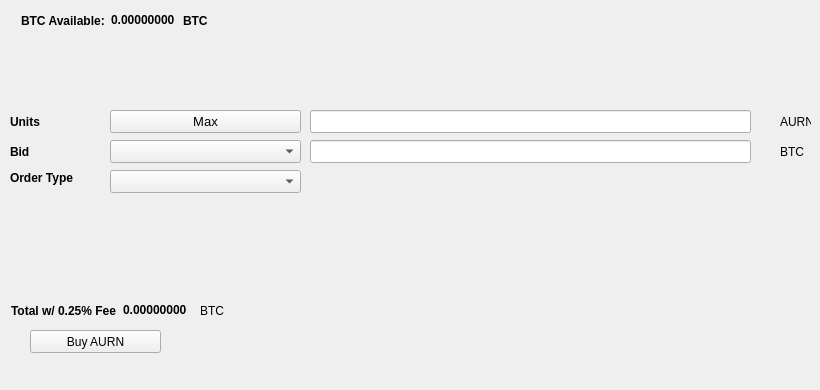
   <widget class="QWidget" name="BuyTab">
    <attribute name="title">
     <string>Buy</string>
    </attribute>
    <widget class="QPushButton" name="BuyAURN">
     <property name="geometry">
      <rect>
       <x>30</x>
       <y>330</y>
       <width>131</width>
       <height>23</height>
      </rect>
     </property>
     <property name="text">
      <string>Buy AURN</string>
     </property>
     <property name="icon">
      <iconset resource="../bitcoin.qrc">
       <normaloff>:/icons/bitcoin</normaloff>:/icons/bitcoin</iconset>
     </property>
    </widget>
    <widget class="QLabel" name="label_3">
     <property name="geometry">
      <rect>
       <x>10</x>
       <y>110</y>
       <width>46</width>
       <height>23</height>
      </rect>
     </property>
     <property name="font">
      <font>
       <weight>75</weight>
       <bold>true</bold>
      </font>
     </property>
     <property name="text">
      <string>Units</string>
     </property>
    </widget>
    <widget class="QLineEdit" name="UnitsInput">
     <property name="geometry">
      <rect>
       <x>310</x>
       <y>110</y>
       <width>441</width>
       <height>23</height>
      </rect>
     </property>
     <property name="font">
      <font>
       <pointsize>9</pointsize>
       <weight>75</weight>
       <bold>true</bold>
      </font>
     </property>
    </widget>
    <widget class="QLineEdit" name="BuyBidPriceEdit">
     <property name="geometry">
      <rect>
       <x>310</x>
       <y>140</y>
       <width>441</width>
       <height>23</height>
      </rect>
     </property>
     <property name="font">
      <font>
       <pointsize>9</pointsize>
       <weight>75</weight>
       <bold>true</bold>
      </font>
     </property>
    </widget>
    <widget class="QLabel" name="label_4">
     <property name="geometry">
      <rect>
       <x>780</x>
       <y>110</y>
       <width>31</width>
       <height>23</height>
      </rect>
     </property>
     <property name="text">
      <string>AURN</string>
     </property>
    </widget>
    <widget class="QLabel" name="label_5">
     <property name="geometry">
      <rect>
       <x>780</x>
       <y>140</y>
       <width>31</width>
       <height>23</height>
      </rect>
     </property>
     <property name="text">
      <string>BTC</string>
     </property>
    </widget>
    <widget class="QLabel" name="label_6">
     <property name="geometry">
      <rect>
       <x>10</x>
       <y>140</y>
       <width>46</width>
       <height>23</height>
      </rect>
     </property>
     <property name="font">
      <font>
       <weight>75</weight>
       <bold>true</bold>
      </font>
     </property>
     <property name="text">
      <string>Bid</string>
     </property>
    </widget>
    <widget class="QLabel" name="label_7">
     <property name="geometry">
      <rect>
       <x>10</x>
       <y>170</y>
       <width>91</width>
       <height>16</height>
      </rect>
     </property>
     <property name="font">
      <font>
       <weight>75</weight>
       <bold>true</bold>
      </font>
     </property>
     <property name="text">
      <string>Order Type</string>
     </property>
    </widget>
    <widget class="QPushButton" name="Buy_Max_Amount">
     <property name="geometry">
      <rect>
       <x>110</x>
       <y>110</y>
       <width>191</width>
       <height>23</height>
      </rect>
     </property>
     <property name="font">
      <font>
       <pointsize>10</pointsize>
      </font>
     </property>
     <property name="text">
      <string>Max</string>
     </property>
    </widget>
    <widget class="QComboBox" name="BuyBidcomboBox">
     <property name="geometry">
      <rect>
       <x>110</x>
       <y>140</y>
       <width>191</width>
       <height>23</height>
      </rect>
     </property>
     <property name="font">
      <font>
       <pointsize>10</pointsize>
      </font>
     </property>
    </widget>
    <widget class="QComboBox" name="buyOrdertypeCombo">
     <property name="geometry">
      <rect>
       <x>110</x>
       <y>170</y>
       <width>191</width>
       <height>23</height>
      </rect>
     </property>
     <property name="font">
      <font>
       <pointsize>10</pointsize>
      </font>
     </property>
    </widget>
    <widget class="QWidget" name="layoutWidget1">
     <property name="geometry">
      <rect>
       <x>21</x>
       <y>11</y>
       <width>227</width>
       <height>19</height>
      </rect>
     </property>
     <layout class="QHBoxLayout" name="horizontalLayout_3">
      <item>
       <widget class="QLabel" name="label232">
        <property name="font">
         <font>
          <weight>75</weight>
          <bold>true</bold>
         </font>
        </property>
        <property name="text">
         <string>BTC Available:</string>
        </property>
       </widget>
      </item>
      <item>
       <widget class="QLabel" name="BtcAvailableLbl">
        <property name="palette">
         <palette>
          <active>
           <colorrole role="WindowText">
            <brush brushstyle="SolidPattern">
             <color alpha="255">
              <red>0</red>
              <green>0</green>
              <blue>0</blue>
             </color>
            </brush>
           </colorrole>
           <colorrole role="Button">
            <brush brushstyle="SolidPattern">
             <color alpha="255">
              <red>0</red>
              <green>170</green>
              <blue>0</blue>
             </color>
            </brush>
           </colorrole>
           <colorrole role="Light">
            <brush brushstyle="SolidPattern">
             <color alpha="255">
              <red>0</red>
              <green>255</green>
              <blue>0</blue>
             </color>
            </brush>
           </colorrole>
           <colorrole role="Midlight">
            <brush brushstyle="SolidPattern">
             <color alpha="255">
              <red>0</red>
              <green>212</green>
              <blue>0</blue>
             </color>
            </brush>
           </colorrole>
           <colorrole role="Dark">
            <brush brushstyle="SolidPattern">
             <color alpha="255">
              <red>0</red>
              <green>85</green>
              <blue>0</blue>
             </color>
            </brush>
           </colorrole>
           <colorrole role="Mid">
            <brush brushstyle="SolidPattern">
             <color alpha="255">
              <red>0</red>
              <green>113</green>
              <blue>0</blue>
             </color>
            </brush>
           </colorrole>
           <colorrole role="Text">
            <brush brushstyle="SolidPattern">
             <color alpha="255">
              <red>0</red>
              <green>170</green>
              <blue>0</blue>
             </color>
            </brush>
           </colorrole>
           <colorrole role="BrightText">
            <brush brushstyle="SolidPattern">
             <color alpha="255">
              <red>255</red>
              <green>255</green>
              <blue>255</blue>
             </color>
            </brush>
           </colorrole>
           <colorrole role="ButtonText">
            <brush brushstyle="SolidPattern">
             <color alpha="255">
              <red>0</red>
              <green>0</green>
              <blue>0</blue>
             </color>
            </brush>
           </colorrole>
           <colorrole role="Base">
            <brush brushstyle="SolidPattern">
             <color alpha="255">
              <red>255</red>
              <green>255</green>
              <blue>255</blue>
             </color>
            </brush>
           </colorrole>
           <colorrole role="Window">
            <brush brushstyle="SolidPattern">
             <color alpha="255">
              <red>0</red>
              <green>170</green>
              <blue>0</blue>
             </color>
            </brush>
           </colorrole>
           <colorrole role="Shadow">
            <brush brushstyle="SolidPattern">
             <color alpha="255">
              <red>0</red>
              <green>0</green>
              <blue>0</blue>
             </color>
            </brush>
           </colorrole>
           <colorrole role="AlternateBase">
            <brush brushstyle="SolidPattern">
             <color alpha="255">
              <red>127</red>
              <green>212</green>
              <blue>127</blue>
             </color>
            </brush>
           </colorrole>
           <colorrole role="ToolTipBase">
            <brush brushstyle="SolidPattern">
             <color alpha="255">
              <red>255</red>
              <green>255</green>
              <blue>220</blue>
             </color>
            </brush>
           </colorrole>
           <colorrole role="ToolTipText">
            <brush brushstyle="SolidPattern">
             <color alpha="255">
              <red>0</red>
              <green>0</green>
              <blue>0</blue>
             </color>
            </brush>
           </colorrole>
          </active>
          <inactive>
           <colorrole role="WindowText">
            <brush brushstyle="SolidPattern">
             <color alpha="255">
              <red>0</red>
              <green>0</green>
              <blue>0</blue>
             </color>
            </brush>
           </colorrole>
           <colorrole role="Button">
            <brush brushstyle="SolidPattern">
             <color alpha="255">
              <red>0</red>
              <green>170</green>
              <blue>0</blue>
             </color>
            </brush>
           </colorrole>
           <colorrole role="Light">
            <brush brushstyle="SolidPattern">
             <color alpha="255">
              <red>0</red>
              <green>255</green>
              <blue>0</blue>
             </color>
            </brush>
           </colorrole>
           <colorrole role="Midlight">
            <brush brushstyle="SolidPattern">
             <color alpha="255">
              <red>0</red>
              <green>212</green>
              <blue>0</blue>
             </color>
            </brush>
           </colorrole>
           <colorrole role="Dark">
            <brush brushstyle="SolidPattern">
             <color alpha="255">
              <red>0</red>
              <green>85</green>
              <blue>0</blue>
             </color>
            </brush>
           </colorrole>
           <colorrole role="Mid">
            <brush brushstyle="SolidPattern">
             <color alpha="255">
              <red>0</red>
              <green>113</green>
              <blue>0</blue>
             </color>
            </brush>
           </colorrole>
           <colorrole role="Text">
            <brush brushstyle="SolidPattern">
             <color alpha="255">
              <red>0</red>
              <green>170</green>
              <blue>0</blue>
             </color>
            </brush>
           </colorrole>
           <colorrole role="BrightText">
            <brush brushstyle="SolidPattern">
             <color alpha="255">
              <red>255</red>
              <green>255</green>
              <blue>255</blue>
             </color>
            </brush>
           </colorrole>
           <colorrole role="ButtonText">
            <brush brushstyle="SolidPattern">
             <color alpha="255">
              <red>0</red>
              <green>0</green>
              <blue>0</blue>
             </color>
            </brush>
           </colorrole>
           <colorrole role="Base">
            <brush brushstyle="SolidPattern">
             <color alpha="255">
              <red>255</red>
              <green>255</green>
              <blue>255</blue>
             </color>
            </brush>
           </colorrole>
           <colorrole role="Window">
            <brush brushstyle="SolidPattern">
             <color alpha="255">
              <red>0</red>
              <green>170</green>
              <blue>0</blue>
             </color>
            </brush>
           </colorrole>
           <colorrole role="Shadow">
            <brush brushstyle="SolidPattern">
             <color alpha="255">
              <red>0</red>
              <green>0</green>
              <blue>0</blue>
             </color>
            </brush>
           </colorrole>
           <colorrole role="AlternateBase">
            <brush brushstyle="SolidPattern">
             <color alpha="255">
              <red>127</red>
              <green>212</green>
              <blue>127</blue>
             </color>
            </brush>
           </colorrole>
           <colorrole role="ToolTipBase">
            <brush brushstyle="SolidPattern">
             <color alpha="255">
              <red>255</red>
              <green>255</green>
              <blue>220</blue>
             </color>
            </brush>
           </colorrole>
           <colorrole role="ToolTipText">
            <brush brushstyle="SolidPattern">
             <color alpha="255">
              <red>0</red>
              <green>0</green>
              <blue>0</blue>
             </color>
            </brush>
           </colorrole>
          </inactive>
          <disabled>
           <colorrole role="WindowText">
            <brush brushstyle="SolidPattern">
             <color alpha="255">
              <red>0</red>
              <green>85</green>
              <blue>0</blue>
             </color>
            </brush>
           </colorrole>
           <colorrole role="Button">
            <brush brushstyle="SolidPattern">
             <color alpha="255">
              <red>0</red>
              <green>170</green>
              <blue>0</blue>
             </color>
            </brush>
           </colorrole>
           <colorrole role="Light">
            <brush brushstyle="SolidPattern">
             <color alpha="255">
              <red>0</red>
              <green>255</green>
              <blue>0</blue>
             </color>
            </brush>
           </colorrole>
           <colorrole role="Midlight">
            <brush brushstyle="SolidPattern">
             <color alpha="255">
              <red>0</red>
              <green>212</green>
              <blue>0</blue>
             </color>
            </brush>
           </colorrole>
           <colorrole role="Dark">
            <brush brushstyle="SolidPattern">
             <color alpha="255">
              <red>0</red>
              <green>85</green>
              <blue>0</blue>
             </color>
            </brush>
           </colorrole>
           <colorrole role="Mid">
            <brush brushstyle="SolidPattern">
             <color alpha="255">
              <red>0</red>
              <green>113</green>
              <blue>0</blue>
             </color>
            </brush>
           </colorrole>
           <colorrole role="Text">
            <brush brushstyle="SolidPattern">
             <color alpha="255">
              <red>0</red>
              <green>85</green>
              <blue>0</blue>
             </color>
            </brush>
           </colorrole>
           <colorrole role="BrightText">
            <brush brushstyle="SolidPattern">
             <color alpha="255">
              <red>255</red>
              <green>255</green>
              <blue>255</blue>
             </color>
            </brush>
           </colorrole>
           <colorrole role="ButtonText">
            <brush brushstyle="SolidPattern">
             <color alpha="255">
              <red>0</red>
              <green>85</green>
              <blue>0</blue>
             </color>
            </brush>
           </colorrole>
           <colorrole role="Base">
            <brush brushstyle="SolidPattern">
             <color alpha="255">
              <red>0</red>
              <green>170</green>
              <blue>0</blue>
             </color>
            </brush>
           </colorrole>
           <colorrole role="Window">
            <brush brushstyle="SolidPattern">
             <color alpha="255">
              <red>0</red>
              <green>170</green>
              <blue>0</blue>
             </color>
            </brush>
           </colorrole>
           <colorrole role="Shadow">
            <brush brushstyle="SolidPattern">
             <color alpha="255">
              <red>0</red>
              <green>0</green>
              <blue>0</blue>
             </color>
            </brush>
           </colorrole>
           <colorrole role="AlternateBase">
            <brush brushstyle="SolidPattern">
             <color alpha="255">
              <red>0</red>
              <green>170</green>
              <blue>0</blue>
             </color>
            </brush>
           </colorrole>
           <colorrole role="ToolTipBase">
            <brush brushstyle="SolidPattern">
             <color alpha="255">
              <red>255</red>
              <green>255</green>
              <blue>220</blue>
             </color>
            </brush>
           </colorrole>
           <colorrole role="ToolTipText">
            <brush brushstyle="SolidPattern">
             <color alpha="255">
              <red>0</red>
              <green>0</green>
              <blue>0</blue>
             </color>
            </brush>
           </colorrole>
          </disabled>
         </palette>
        </property>
        <property name="font">
         <font>
          <weight>75</weight>
          <bold>true</bold>
         </font>
        </property>
        <property name="text">
         <string>0.00000000</string>
        </property>
        <property name="textInteractionFlags">
         <set>Qt::LinksAccessibleByMouse|Qt::TextSelectableByKeyboard|Qt::TextSelectableByMouse</set>
        </property>
       </widget>
      </item>
      <item>
       <widget class="QLabel" name="BtcAvailableLbl_2">
        <property name="font">
         <font>
          <weight>75</weight>
          <bold>true</bold>
         </font>
        </property>
        <property name="text">
         <string>BTC</string>
        </property>
       </widget>
      </item>
     </layout>
    </widget>
    <widget class="QWidget" name="layoutWidge2">
     <property name="geometry">
      <rect>
       <x>11</x>
       <y>301</y>
       <width>259</width>
       <height>19</height>
      </rect>
     </property>
     <layout class="QHBoxLayout" name="horizontalLayout_4">
      <item>
       <widget class="QLabel" name="label_9">
        <property name="font">
         <font>
          <weight>75</weight>
          <bold>true</bold>
         </font>
        </property>
        <property name="text">
         <string>Total w/ 0.25% Fee</string>
        </property>
       </widget>
      </item>
      <item>
       <widget class="QLabel" name="BuyCostLabel">
        <property name="palette">
         <palette>
          <active>
           <colorrole role="WindowText">
            <brush brushstyle="SolidPattern">
             <color alpha="255">
              <red>0</red>
              <green>0</green>
              <blue>0</blue>
             </color>
            </brush>
           </colorrole>
           <colorrole role="Button">
            <brush brushstyle="SolidPattern">
             <color alpha="255">
              <red>0</red>
              <green>170</green>
              <blue>0</blue>
             </color>
            </brush>
           </colorrole>
           <colorrole role="Light">
            <brush brushstyle="SolidPattern">
             <color alpha="255">
              <red>0</red>
              <green>255</green>
              <blue>0</blue>
             </color>
            </brush>
           </colorrole>
           <colorrole role="Midlight">
            <brush brushstyle="SolidPattern">
             <color alpha="255">
              <red>0</red>
              <green>212</green>
              <blue>0</blue>
             </color>
            </brush>
           </colorrole>
           <colorrole role="Dark">
            <brush brushstyle="SolidPattern">
             <color alpha="255">
              <red>0</red>
              <green>85</green>
              <blue>0</blue>
             </color>
            </brush>
           </colorrole>
           <colorrole role="Mid">
            <brush brushstyle="SolidPattern">
             <color alpha="255">
              <red>0</red>
              <green>113</green>
              <blue>0</blue>
             </color>
            </brush>
           </colorrole>
           <colorrole role="Text">
            <brush brushstyle="SolidPattern">
             <color alpha="255">
              <red>0</red>
              <green>170</green>
              <blue>0</blue>
             </color>
            </brush>
           </colorrole>
           <colorrole role="BrightText">
            <brush brushstyle="SolidPattern">
             <color alpha="255">
              <red>255</red>
              <green>255</green>
              <blue>255</blue>
             </color>
            </brush>
           </colorrole>
           <colorrole role="ButtonText">
            <brush brushstyle="SolidPattern">
             <color alpha="255">
              <red>0</red>
              <green>0</green>
              <blue>0</blue>
             </color>
            </brush>
           </colorrole>
           <colorrole role="Base">
            <brush brushstyle="SolidPattern">
             <color alpha="255">
              <red>255</red>
              <green>255</green>
              <blue>255</blue>
             </color>
            </brush>
           </colorrole>
           <colorrole role="Window">
            <brush brushstyle="SolidPattern">
             <color alpha="255">
              <red>0</red>
              <green>170</green>
              <blue>0</blue>
             </color>
            </brush>
           </colorrole>
           <colorrole role="Shadow">
            <brush brushstyle="SolidPattern">
             <color alpha="255">
              <red>0</red>
              <green>0</green>
              <blue>0</blue>
             </color>
            </brush>
           </colorrole>
           <colorrole role="AlternateBase">
            <brush brushstyle="SolidPattern">
             <color alpha="255">
              <red>127</red>
              <green>212</green>
              <blue>127</blue>
             </color>
            </brush>
           </colorrole>
           <colorrole role="ToolTipBase">
            <brush brushstyle="SolidPattern">
             <color alpha="255">
              <red>255</red>
              <green>255</green>
              <blue>220</blue>
             </color>
            </brush>
           </colorrole>
           <colorrole role="ToolTipText">
            <brush brushstyle="SolidPattern">
             <color alpha="255">
              <red>0</red>
              <green>0</green>
              <blue>0</blue>
             </color>
            </brush>
           </colorrole>
          </active>
          <inactive>
           <colorrole role="WindowText">
            <brush brushstyle="SolidPattern">
             <color alpha="255">
              <red>0</red>
              <green>0</green>
              <blue>0</blue>
             </color>
            </brush>
           </colorrole>
           <colorrole role="Button">
            <brush brushstyle="SolidPattern">
             <color alpha="255">
              <red>0</red>
              <green>170</green>
              <blue>0</blue>
             </color>
            </brush>
           </colorrole>
           <colorrole role="Light">
            <brush brushstyle="SolidPattern">
             <color alpha="255">
              <red>0</red>
              <green>255</green>
              <blue>0</blue>
             </color>
            </brush>
           </colorrole>
           <colorrole role="Midlight">
            <brush brushstyle="SolidPattern">
             <color alpha="255">
              <red>0</red>
              <green>212</green>
              <blue>0</blue>
             </color>
            </brush>
           </colorrole>
           <colorrole role="Dark">
            <brush brushstyle="SolidPattern">
             <color alpha="255">
              <red>0</red>
              <green>85</green>
              <blue>0</blue>
             </color>
            </brush>
           </colorrole>
           <colorrole role="Mid">
            <brush brushstyle="SolidPattern">
             <color alpha="255">
              <red>0</red>
              <green>113</green>
              <blue>0</blue>
             </color>
            </brush>
           </colorrole>
           <colorrole role="Text">
            <brush brushstyle="SolidPattern">
             <color alpha="255">
              <red>0</red>
              <green>170</green>
              <blue>0</blue>
             </color>
            </brush>
           </colorrole>
           <colorrole role="BrightText">
            <brush brushstyle="SolidPattern">
             <color alpha="255">
              <red>255</red>
              <green>255</green>
              <blue>255</blue>
             </color>
            </brush>
           </colorrole>
           <colorrole role="ButtonText">
            <brush brushstyle="SolidPattern">
             <color alpha="255">
              <red>0</red>
              <green>0</green>
              <blue>0</blue>
             </color>
            </brush>
           </colorrole>
           <colorrole role="Base">
            <brush brushstyle="SolidPattern">
             <color alpha="255">
              <red>255</red>
              <green>255</green>
              <blue>255</blue>
             </color>
            </brush>
           </colorrole>
           <colorrole role="Window">
            <brush brushstyle="SolidPattern">
             <color alpha="255">
              <red>0</red>
              <green>170</green>
              <blue>0</blue>
             </color>
            </brush>
           </colorrole>
           <colorrole role="Shadow">
            <brush brushstyle="SolidPattern">
             <color alpha="255">
              <red>0</red>
              <green>0</green>
              <blue>0</blue>
             </color>
            </brush>
           </colorrole>
           <colorrole role="AlternateBase">
            <brush brushstyle="SolidPattern">
             <color alpha="255">
              <red>127</red>
              <green>212</green>
              <blue>127</blue>
             </color>
            </brush>
           </colorrole>
           <colorrole role="ToolTipBase">
            <brush brushstyle="SolidPattern">
             <color alpha="255">
              <red>255</red>
              <green>255</green>
              <blue>220</blue>
             </color>
            </brush>
           </colorrole>
           <colorrole role="ToolTipText">
            <brush brushstyle="SolidPattern">
             <color alpha="255">
              <red>0</red>
              <green>0</green>
              <blue>0</blue>
             </color>
            </brush>
           </colorrole>
          </inactive>
          <disabled>
           <colorrole role="WindowText">
            <brush brushstyle="SolidPattern">
             <color alpha="255">
              <red>0</red>
              <green>85</green>
              <blue>0</blue>
             </color>
            </brush>
           </colorrole>
           <colorrole role="Button">
            <brush brushstyle="SolidPattern">
             <color alpha="255">
              <red>0</red>
              <green>170</green>
              <blue>0</blue>
             </color>
            </brush>
           </colorrole>
           <colorrole role="Light">
            <brush brushstyle="SolidPattern">
             <color alpha="255">
              <red>0</red>
              <green>255</green>
              <blue>0</blue>
             </color>
            </brush>
           </colorrole>
           <colorrole role="Midlight">
            <brush brushstyle="SolidPattern">
             <color alpha="255">
              <red>0</red>
              <green>212</green>
              <blue>0</blue>
             </color>
            </brush>
           </colorrole>
           <colorrole role="Dark">
            <brush brushstyle="SolidPattern">
             <color alpha="255">
              <red>0</red>
              <green>85</green>
              <blue>0</blue>
             </color>
            </brush>
           </colorrole>
           <colorrole role="Mid">
            <brush brushstyle="SolidPattern">
             <color alpha="255">
              <red>0</red>
              <green>113</green>
              <blue>0</blue>
             </color>
            </brush>
           </colorrole>
           <colorrole role="Text">
            <brush brushstyle="SolidPattern">
             <color alpha="255">
              <red>0</red>
              <green>85</green>
              <blue>0</blue>
             </color>
            </brush>
           </colorrole>
           <colorrole role="BrightText">
            <brush brushstyle="SolidPattern">
             <color alpha="255">
              <red>255</red>
              <green>255</green>
              <blue>255</blue>
             </color>
            </brush>
           </colorrole>
           <colorrole role="ButtonText">
            <brush brushstyle="SolidPattern">
             <color alpha="255">
              <red>0</red>
              <green>85</green>
              <blue>0</blue>
             </color>
            </brush>
           </colorrole>
           <colorrole role="Base">
            <brush brushstyle="SolidPattern">
             <color alpha="255">
              <red>0</red>
              <green>170</green>
              <blue>0</blue>
             </color>
            </brush>
           </colorrole>
           <colorrole role="Window">
            <brush brushstyle="SolidPattern">
             <color alpha="255">
              <red>0</red>
              <green>170</green>
              <blue>0</blue>
             </color>
            </brush>
           </colorrole>
           <colorrole role="Shadow">
            <brush brushstyle="SolidPattern">
             <color alpha="255">
              <red>0</red>
              <green>0</green>
              <blue>0</blue>
             </color>
            </brush>
           </colorrole>
           <colorrole role="AlternateBase">
            <brush brushstyle="SolidPattern">
             <color alpha="255">
              <red>0</red>
              <green>170</green>
              <blue>0</blue>
             </color>
            </brush>
           </colorrole>
           <colorrole role="ToolTipBase">
            <brush brushstyle="SolidPattern">
             <color alpha="255">
              <red>255</red>
              <green>255</green>
              <blue>220</blue>
             </color>
            </brush>
           </colorrole>
           <colorrole role="ToolTipText">
            <brush brushstyle="SolidPattern">
             <color alpha="255">
              <red>0</red>
              <green>0</green>
              <blue>0</blue>
             </color>
            </brush>
           </colorrole>
          </disabled>
         </palette>
        </property>
        <property name="font">
         <font>
          <weight>75</weight>
          <bold>true</bold>
         </font>
        </property>
        <property name="autoFillBackground">
         <bool>false</bool>
        </property>
        <property name="text">
         <string>0.00000000</string>
        </property>
        <property name="textInteractionFlags">
         <set>Qt::LinksAccessibleByMouse|Qt::TextSelectableByMouse</set>
        </property>
       </widget>
      </item>
      <item>
       <widget class="QLabel" name="label_10">
        <property name="font">
         <font>
          <weight>50</weight>
          <bold>false</bold>
         </font>
        </property>
        <property name="text">
         <string>BTC</string>
        </property>
       </widget>
      </item>
     </layout>
    </widget>
    <widget class="QLabel" name="label_24">
     <property name="geometry">
      <rect>
       <x>460</x>
       <y>300</y>
       <width>281</width>
       <height>81</height>
      </rect>
     </property>
     <property name="text">
      <string/>
     </property>
     <property name="pixmap">
      <pixmap>:/images/bittrex</pixmap>
     </property>
    </widget>
   </widget>
